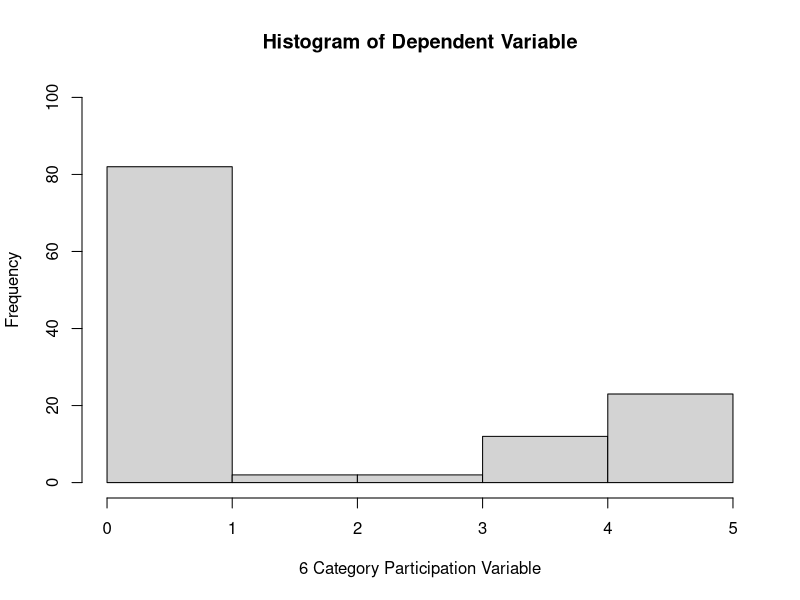

The R source for this figure: (Note: this script raises an error after producing the figure.)
# Final Project Process

#Set up
library(dplyr)
library(tidyverse)
library(foreign)
library(car)
library(MASS)
library(lmtest)
library(tseries)
library(broom)

# Creating master data ------------------------------------------------

# Load data
DACP <- read_csv("Data/DACP_GSApostings_3.16.18.csv")
IRWM <- read_csv("Outputs/DACP_IRWM.csv")
DEM <- read_csv("Outputs/DEM_by_DACO_viaBG_all.csv")

# Clarify some variables before joining
colnames(DACP)[17] <- "GSA_Int_a_"
colnames(DACP)[18] <- "GSA_Int_Percent"

# Create master dataframe
Data <- left_join(DACP, DEM, by = c("DACP_IDNumber" = "DACP_Place_IDNumber"))
# removign this because it is duplicating my GSA data when they are in more than one IRWM! Data <- left_join(Data, IRWM, by = c("DACP_IDNumber" = "DACPlace_ID_Number"))

# Clean up data -----------------------------------------------------------

# Deal with surrogates
# Consider all Surrogates as Ns
table(Data$GSAMember) ## First count to be sure
Data$GSAMember[Data$GSAMember == "S"] <- "N"
table(Data$GSAMember) # It works! 
table(Data$DecisionMaker)
Data$DecisionMaker[Data$DecisionMaker == "S"] <- "N"
table(Data$DecisionMaker)
table(Data$GSA_eligible_entity)
Data$GSA_eligible_entity[Data$GSA_eligible_entity == "S"] <- "N"
table(Data$GSA_eligible_entity)

# Make variable types correct
Data$GSAType <- as.factor(Data$GSAType)
Data$GSAMember <- as.factor(Data$GSAMember)
Data$DecisionMaker <- as.factor(Data$DecisionMaker)
Data$Listed_IP <- as.factor(Data$Listed_IP)
Data$Incorporated <- as.factor(Data$Incorporated)
Data$DAC_Population <- as.numeric(Data$DAC_Population)
Data$GSA_eligible_entity <- as.factor(Data$GSA_eligible_entity)
# removing this because I took out IRWM Data$Any_Pilot <- as.factor(Data$Any_Pilot)
Data$AdvisoryCommittee <- as.factor(Data$AdvisoryCommittee)

# Make MOU and MOA the same
Data$GSAType[Data$GSAType == "MOA"] <- "MOU"
table(Data$GSAType)
Data$GSAType <- factor(Data$GSAType)
table(Data$GSAType)

# NEED TO DEAL WITH MHI zeros
Data$DACP_MHI[Data$DACP_MHI == 0] <- NA 

# NEED TO DEAL WITH POP zero
Data$DACP_Population[Data$DACP_Population == 0] <- NA

#Data has 286 observations total before limiting it any more than just small DACs and intersections ten percent or greater. Plus nine NAs. ANy other NAs or observations removed? what is the total universe here? narrowed it down to have just 9 NAs (one observation has NAs in two categories)

# Figure out how many unique DACP in this 286 master dataset
uniqueDACPData  <- unique(Data$DACP_IDNumber)
length(uniqueDACPData) #243

# Figure out how many joined to more than one
tableunique <- as.data.frame(table(Data$DACP_IDNumber))
count(tableunique %>% filter(tableunique$Freq >1)) # 39 DACPs joined with more than one GSA. 
count(tableunique %>% filter(tableunique$Freq == 2)) #35 joined with two
max(tableunique$Freq)

# Limit to those that have GSA eligible entities
Data <- Data %>% filter(Data$GSA_eligible_entity == "Y")

#Lets make a new dataframe with just the variables I care about to figure this out
Variables <- Data %>% dplyr::select(DACP_MHI, GSAType, DACP_Population, Percent_latino, Percent_white_not_hispanic, AREAofDACP_a_, GSA_Int_Percent, Listed_IP, Incorporated, AdvisoryCommittee)
Variables2 <- na.omit(Variables) # ugh there is tons of NAs in IP varaible due to decision makers 

# Change NA is Listed_IP variable to yes's
Data$Listed_IP[is.na(Data$Listed_IP)] <- "Y"

#now a lot fewer NAs but three in advisory committee column that should be Ns
Data$AdvisoryCommittee[is.na(Data$AdvisoryCommittee)] <- "N"
table(Data$AdvisoryCommittee)

# goign back to variables dataframe now and omitting NAs there is only nine lost which are the 9 with MHI of zero (another one had pop zero but also have MHI zero)

#Ends with final data set with 121 observations, one of which has an NA

# Create Dependent Variables ----------------------------------------------

# Add participation dependent variable (DV) DV = master 0 to 5 composite
Data$DV <- NA
Data$DV <- ifelse(Data$GSAMember == "N" & Data$DecisionMaker == "N", 0, NA)
Data$DV <- ifelse(Data$GSAMember == "Y" & Data$DecisionMaker == "N", 1, Data$DV)
Data$DV <- ifelse(Data$GSAMember == "N" & Data$DecisionMaker == "Y" & Data$Voting_type == "S", 2, Data$DV)
Data$DV <- ifelse(Data$GSAMember == "N" & Data$DecisionMaker == "Y" & Data$Voting_type == "V", 3, Data$DV)
Data$DV <- ifelse(Data$GSAMember == "N" & Data$DecisionMaker == "Y" & Data$Voting_type == "E", 3, Data$DV)
Data$DV <- ifelse(Data$GSAMember == "Y" & Data$DecisionMaker == "Y" & Data$Voting_type == "S", 4, Data$DV)
Data$DV <- ifelse(Data$GSAMember == "Y" & Data$DecisionMaker == "Y" & Data$Voting_type == "V", 5, Data$DV)
Data$DV <- ifelse(Data$GSAMember == "Y" & Data$DecisionMaker == "Y" & Data$Voting_type == "E", 5, Data$DV)

#Deal with those DACPs not in IRWMs DONT NEED TO DO BECAUSE ELIMINATED IRWM
# Data$Any_Pilot[is.na(Data$Any_Pilot)] <- "N"
#table(Data$Any_Pilot)

# Data Visualization and Exploration --------------------------------------

# DV histogram
hist(Data$DV, breaks = 6, xlab = "6 Category Participation Variable", main = "Histogram of Dependent Variable", ylim = c(0, 100)) 

# IV individual Scatterplots and transformations

# MHI
scatterplot(Data$DV ~ Data$DACP_MHI) # scewed
Data$Trans_DACP_MHI <- (Data$DACP_MHI)^3
scatterplot(Data$DV ~ (Data$Trans_DACP_MHI))

# Population
scatterplot(Data$DV ~ Data$DACP_Population) # scewed
Data$Trans_DACP_Population <- (Data$DACP_Population)^2
scatterplot(Data$DV ~ Data$Trans_DACP_Population)
            
# GSA Type
scatterplot(Data$DV ~ Data$GSAType)

# DEM
scatterplot(Data$DV ~ Data$Percent_white_not_hispanic)
scatterplot(Data$DV ~ Data$Percent_latino)

# scatterplot(Data$DV ~ Data$Any_Pilot) eliminated IRWM
scatterplot(Data$DV ~ Data$AREAofDACP_a_) # scewed Only one that maybe isn't a monotone but close

# percent int
scatterplot(Data$DV ~ Data$GSA_Int_Percent)

# area of DACP
scatterplot(Data$DV ~ Data$AREAofDACP_a_) # major outlier
xoutData <- as.data.frame(Data %>% filter(Data$AREAofDACP_a_ < 20000)) # identify outlier
scatterplot(xoutData$DV ~ xoutData$AREAofDACP_a_)

# IP
scatterplot(Data$DV ~ Data$Listed_IP) 

#Incorproated
scatterplot(Data$DV ~ Data$Incorporated)

# Advisory committee
scatterplot(Data$DV ~ Data$AdvisoryCommittee)

# exploring pairwise graphs 
pairs(Variables) #dammit that is impossible to read

# DAC more social characteristics
VariablesDAC <- Data %>% select(DACP_MHI, DACP_Population, Percent_latino, Any_Pilot, AREAofDACP_a_, Incorporated)
pairs(VariablesDAC)

# More GSA level characteristics
VariablesGSA <- Data %>% select(GSAType, GSA_Int_Percent, Listed_IP, AdvisoryCommittee, GSA_eligible_entity)
pairs(VariablesGSA)

# scatterplot matrices
pairs(~ Data$GSA_Int_Percent + Data$DACP_MHI + Data$DACP_Population + Data$Percent_latino)
with(Data, pairs(~ GSA_Int_Percent + DACP_MHI + DACP_Population + Percent_latino))

with( Data, scatterplotMatrix(~ DV + GSA_Int_Percent + Trans_DACP_MHI + DACP_Population + Percent_latino + Data$AREAofDACP_a_, Data = Data, main = "Scatterplot Matrix")) # promising?

with( Data, scatterplotMatrix(~ DV + GSA_Int_Percent + Trans_DACP_MHI + DACP_Population + Percent_latino + Data$AREAofDACP_a_ + GSAType + Incorporated, Data = Data, main = "Scatterplot Matrix"))

# Spread level plots. Can't get this to work so ignore
spreadLevelPlot(DV + 1 ~ Incorporated, Data)
boxplot(DV ~ Incorporated, Data)
spreadLevelPlot(DV + 1 ~ Incorporated, Data)

spreadLevelPlot(DV + 1 ~ GSAType, Data)

table(Data$Incorporated)
table(Data$GSAType)

# OLS --------------------------------------------------

# DV
OLS <- lm(Data$DV ~ Data$GSAType + Data$GSA_Int_Percent + Data$Trans_DACP_MHI + Data$DAC_Population + Data$Incorporated + Data$Percent_latino + Data$AREAofDACP_a_)
summary(OLS)

OLS2 <- lm(Data$DV ~ Data$GSAType + Data$GSA_Int_Percent + Data$Trans_DACP_MHI + Data$DAC_Population + Data$Incorporated)
summary(OLS2)

#just to test function form against one without transformed MHI
OLS3 <- lm(Data$DV ~ Data$GSAType + Data$GSA_Int_Percent + Data$DACP_MHI + Data$DAC_Population + Data$Incorporated)
summary(OLS3)

tidy(OLS2)
write_csv(tidy(OLS2), "Outputs/coefs_OLS2.csv")

# F test to compare

var.test(OLS, OLS2)

# More Data Visualization and Exploration --------------------------------------

# Normality

# Distribution of residuals
sresid <- studres(OLS2) 
hist(sresid, freq=FALSE, 
     main="Distribution of Studentized Residuals")
xfit<-seq(min(sresid),max(sresid),length=120) 
yfit<-dnorm(xfit) 
lines(xfit, yfit) # normal

jarque.bera.test(OLS2$residuals) # because it is significant everythign is now okay not normally distributed

shapiro.test(OLS2$residuals) # Shapiro-wilk test. 

# Quantile comparison plots
qq.plot(OLS2, main = "Quantile-Comparison Plot")

#just for fun to see how this is different than the non transformed version
qq.plot(OLS3) # not much different. 

# Linearity: the expected mean value of residuals is 0

mean(sresid) # All looks well?

# reset test
Data2 <- Data %>% filter(!is.na(Data$DACP_MHI))

Data2$fit <- OLS2$fitted.values # in original data set save fitted values
reset <- lm(Data2$DV ~ Data2$GSAType + Data2$GSA_Int_Percent + Data2$DACP_MHI + Data2$DACP_Population + Data2$Incorporated + I(Data2$fit^2) + I(Data2$fit^3))
summary(reset)
anova(OLS2, reset) # compare original model to new model with added fitted vallues (squares and cubes) see if non-linear combinations of predictors explain response. if you can reject the null (0), model is misspecifieds. # if it is significant we are worried it isn't linear. In this case we are okay if we are using .05 as threshold # Not linear fuck

resettest(OLS2, power = 2:3, type = c("fitted", "regressor", "princomp"))
resettest(OLS3, power = 2:3, type = c("fitted", "regressor", "princomp")) # cool to see it is worse

# Nonstochastic regressors - x values are independent of the error term

residualPlots(OLS2, terms = ~ ., type = "rstudent", fitted = F) # Overall on the outlier front looking okay. doesn't seem like a ton more than 5% are falling outside of the plus or minus two range. Only significant result for lack of fit test is Percent_latino. For the distribution of residuals. Things look good except maybe not GSAType, incorporated or percent latino. Only percent latino is significant for lack of fit test. 

residualPlots(OLS2, terms = ~ 1, type = "rstudent", fitted = T) # I have no idea how to interpret this one. 

marginalModelPlot(OLS2)

avPlots(OLS2)

# homoscedacitity

# plot residuals on fitted values (if spread of residuals differs, may have heteroskedasticity)
plot(OLS2$residuals ~ OLS2$fitted.values, xlab="Fitted Values", ylab="Residuals") 

### heteroskedasticity ###

bptest(OLS2, studentize=F) # Breusch-Pagan test  if is is significant it is heteroskedastic 
bptest(OLS2) # isn't anymore when I take out the F studentized part....

# with(Data, bwplot(DV ~ GSAType))

# Multicolinearity
vif(OLS2) # NOT A PROBLEM! YAY!

# Outliers and influential observations

# studentized residuals
plot(rstudent(OLS2))
table(rstudent(OLS2) > 2)
table(rstudent(OLS2) < -2)

# Exploring leverage
head(hatvalues(OLS2))
influenceIndexPlot(OLS2, vars= "hat", id.n=4)
mean(hatvalues(OLS2))
table(hatvalues(OLS2) > mean(hatvalues(OLS2))*2)
table(hatvalues(OLS2) > mean(hatvalues(OLS2))*3) # looking good but just realized this isn't what they mean by average h bar.... h bar is equal to k plus 1 / n
# Grace gave a different cut off so here that is
abline(h = 2 * length(coef(OLS2)) / nrow(Data2)) # cutoff for hat values calculated based on # of estimates and observations. 

# exploring influence
head(cooks.distance(OLS2)) 
max(cooks.distance(OLS2))
influenceIndexPlot(OLS2, vars="Cook", id.n=5) 
cutoff <- 4/(120-5-1) # cutoff point = 4/(n-k-1). # Change k here
abline(h = 4/(120-5-1))
plot(OLS2, which=4, cook.levels=cutoff)
# cutoff for cook's generally 1 but can miss influential data about 17 above the cut off line here

# all together
influenceIndexPlot(OLS2, vars=c("Cook", "Studentized", "hat"), id.n=5) 
# cutoff for studentized residuals is generally abs(3) (absolute value)

influencePlot(OLS2, id.n=2, main = "Bubble Plot") # only one verticle dashed line because 3h cut off for hat values is outside of all observations. circle is proportional to cook's D

# Predict values
predicted <- predict(OLS2)
range(predicted)
table(predicted > 5)
table(predicted < 0)

# Transformed OLS ---------------------------------------------------------

#Trying to either transform Y down or X up to get rid of bulging
OLS2 <- lm( sqrt(Data$DV) ~ Data$GSAType + Data$GSA_Int_Percent + Data$DACP_MHI + Data$DAC_Population + Data$Incorporated + Data$Percent_latino + Data$Any_Pilot)
summary(OLS2)
qq.plot(OLS2) # That looks worse

OLS3 <- lm(Data$DV ~ Data$GSAType + Data$GSA_Int_Percent + Data$DACP_MHI^2 + Data$DAC_Population^2 + Data$Incorporated + Data$Percent_latino + Data$Any_Pilot)
summary(OLS3)
qq.plot(OLS3) # Doesn't seem to have done much 

var.test(OLS, OLS2) # F test to compare two variances - how to interpret? 

